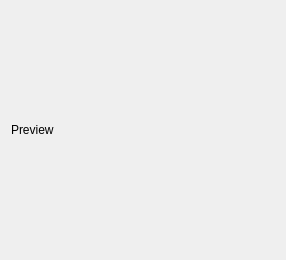
<?xml version="1.0" encoding="UTF-8"?>
<ui version="4.0">
 <class>Form</class>
 <widget class="QWidget" name="Form">
  <property name="geometry">
   <rect>
    <x>0</x>
    <y>0</y>
    <width>286</width>
    <height>260</height>
   </rect>
  </property>
  <property name="windowTitle">
   <string>Preview</string>
  </property>
  <layout class="QHBoxLayout" name="horizontalLayout">
   <item>
    <widget class="QLabel" name="label">
     <property name="sizePolicy">
      <sizepolicy hsizetype="Ignored" vsizetype="Ignored">
       <horstretch>0</horstretch>
       <verstretch>0</verstretch>
      </sizepolicy>
     </property>
     <property name="text">
      <string>Preview</string>
     </property>
     <property name="scaledContents">
      <bool>true</bool>
     </property>
    </widget>
   </item>
  </layout>
 </widget>
 <resources/>
 <connections/>
</ui>
